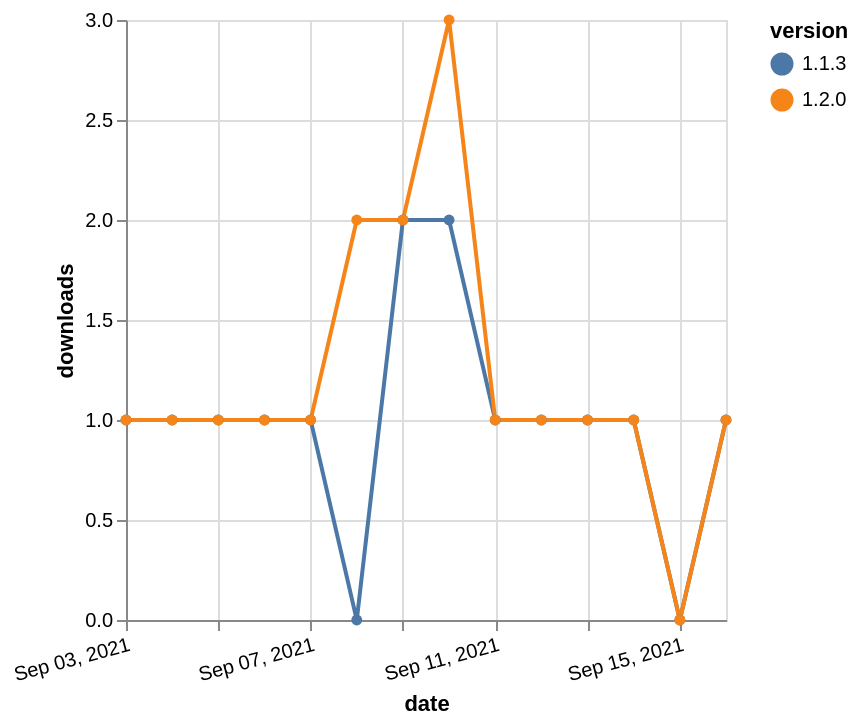

Vega-Lite specification for this chart:
### Vega-Lite specification from a JSON file in a GitHub repository (floating-point values rounded to 4 significant figures)
{"$schema": "https://vega.github.io/schema/vega-lite/v5.json", "description": "A simple bar chart with embedded data.", "data": {"values": [{"date": "2021-09-03", "total": 590, "delta": 1, "version": "1.1.3"}, {"date": "2021-09-04", "total": 591, "delta": 1, "version": "1.1.3"}, {"date": "2021-09-05", "total": 592, "delta": 1, "version": "1.1.3"}, {"date": "2021-09-06", "total": 593, "delta": 1, "version": "1.1.3"}, {"date": "2021-09-07", "total": 594, "delta": 1, "version": "1.1.3"}, {"date": "2021-09-08", "total": 594, "delta": 0, "version": "1.1.3"}, {"date": "2021-09-09", "total": 596, "delta": 2, "version": "1.1.3"}, {"date": "2021-09-10", "total": 598, "delta": 2, "version": "1.1.3"}, {"date": "2021-09-11", "total": 599, "delta": 1, "version": "1.1.3"}, {"date": "2021-09-12", "total": 600, "delta": 1, "version": "1.1.3"}, {"date": "2021-09-13", "total": 601, "delta": 1, "version": "1.1.3"}, {"date": "2021-09-14", "total": 602, "delta": 1, "version": "1.1.3"}, {"date": "2021-09-15", "total": 602, "delta": 0, "version": "1.1.3"}, {"date": "2021-09-16", "total": 603, "delta": 1, "version": "1.1.3"}, {"date": "2021-09-03", "total": 251, "delta": 1, "version": "1.2.0"}, {"date": "2021-09-04", "total": 252, "delta": 1, "version": "1.2.0"}, {"date": "2021-09-05", "total": 253, "delta": 1, "version": "1.2.0"}, {"date": "2021-09-06", "total": 254, "delta": 1, "version": "1.2.0"}, {"date": "2021-09-07", "total": 255, "delta": 1, "version": "1.2.0"}, {"date": "2021-09-08", "total": 257, "delta": 2, "version": "1.2.0"}, {"date": "2021-09-09", "total": 259, "delta": 2, "version": "1.2.0"}, {"date": "2021-09-10", "total": 262, "delta": 3, "version": "1.2.0"}, {"date": "2021-09-11", "total": 263, "delta": 1, "version": "1.2.0"}, {"date": "2021-09-12", "total": 264, "delta": 1, "version": "1.2.0"}, {"date": "2021-09-13", "total": 265, "delta": 1, "version": "1.2.0"}, {"date": "2021-09-14", "total": 266, "delta": 1, "version": "1.2.0"}, {"date": "2021-09-15", "total": 266, "delta": 0, "version": "1.2.0"}, {"date": "2021-09-16", "total": 267, "delta": 1, "version": "1.2.0"}]}, "width": "container", "mark": {"type": "line", "point": {"filled": true}}, "encoding": {"x": {"field": "date", "type": "temporal", "timeUnit": "yearmonthdate", "title": "date", "axis": {"labelAngle": -15}}, "y": {"field": "delta", "type": "quantitative", "title": "downloads"}, "color": {"field": "version", "type": "nominal"}, "tooltip": {"field": "delta"}}}
